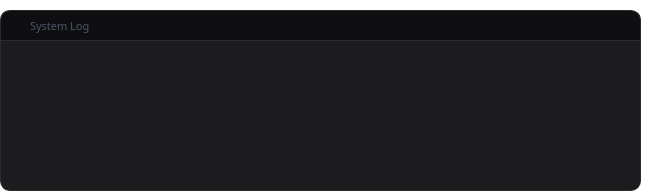
              <widget class="QFrame" name="sys_prog_container">
               <property name="geometry">
                <rect>
                 <x>0</x>
                 <y>210</y>
                 <width>661</width>
                 <height>191</height>
                </rect>
               </property>
               <property name="styleSheet">
                <string notr="true">background-color: transparent;</string>
               </property>
               <property name="frameShape">
                <enum>QFrame::StyledPanel</enum>
               </property>
               <property name="frameShadow">
                <enum>QFrame::Raised</enum>
               </property>
               <widget class="QFrame" name="log_container">
                <property name="geometry">
                 <rect>
                  <x>0</x>
                  <y>30</y>
                  <width>641</width>
                  <height>161</height>
                 </rect>
                </property>
                <property name="sizePolicy">
                 <sizepolicy hsizetype="Expanding" vsizetype="Preferred">
                  <horstretch>0</horstretch>
                  <verstretch>0</verstretch>
                 </sizepolicy>
                </property>
                <property name="minimumSize">
                 <size>
                  <width>600</width>
                  <height>150</height>
                 </size>
                </property>
                <property name="styleSheet">
                 <string notr="true">background-color: transparent;</string>
                </property>
                <property name="frameShape">
                 <enum>QFrame::StyledPanel</enum>
                </property>
                <property name="frameShadow">
                 <enum>QFrame::Raised</enum>
                </property>
                <widget class="QTextEdit" name="consoleLog">
                 <property name="geometry">
                  <rect>
                   <x>0</x>
                   <y>10</y>
                   <width>641</width>
                   <height>151</height>
                  </rect>
                 </property>
                 <property name="font">
                  <font>
                   <family>Consolas,Monaco,Courier New,monospace</family>
                   <pointsize>10</pointsize>
                  </font>
                 </property>
                 <property name="cursor" stdset="0">
                  <cursorShape>ArrowCursor</cursorShape>
                 </property>
                 <property name="styleSheet">
                  <string notr="true">/* 1. MAIN TEXT AREA STYLE */
QTextEdit, QPlainTextEdit {
    background-color: #1c1c1e;
    border: 1px solid #2c2c2e; 
    
    border-top-left-radius: 0px;
    border-top-right-radius: 0px;
    border-bottom-left-radius: 10px;
    border-bottom-right-radius: 10px;

    padding: 10px;
    color: #c8c8c8;
    font-family: 'Consolas', 'Monaco', 'Courier New', monospace;
    font-size: 10pt;
}

/* 2. NEW SCROLLBAR STYLE (Matches History Table) */
QScrollBar:vertical {
    border: none;
    background: #0f0f12;
    width: 14px;
    margin: 15px 4px 15px 4px;
}
QScrollBar::handle:vertical {
    background: #2A2A30;
    min-height: 30px;
    border-radius: 3px;
}
QScrollBar::handle:vertical:hover {
    background: #3f3f46;
}
QScrollBar::add-line:vertical, 
QScrollBar::sub-line:vertical {
    height: 0px;
}
QScrollBar::add-page:vertical, 
QScrollBar::sub-page:vertical {
    background: none;
}
</string>
                 </property>
                 <property name="horizontalScrollBarPolicy">
                  <enum>Qt::ScrollBarAlwaysOff</enum>
                 </property>
                 <property name="readOnly">
                  <bool>true</bool>
                 </property>
                </widget>
               </widget>
               <widget class="QFrame" name="frame_3">
                <property name="geometry">
                 <rect>
                  <x>0</x>
                  <y>10</y>
                  <width>641</width>
                  <height>31</height>
                 </rect>
                </property>
                <property name="styleSheet">
                 <string notr="true">background-color: rgb(15, 15, 18);
border: 1px solid #2c2c2e;

/* Curve only the top */
border-top-left-radius: 10px;
border-top-right-radius: 10px;

/* Bottom stays straight */
border-bottom-left-radius: 0;
border-bottom-right-radius: 0;
</string>
                </property>
                <property name="frameShape">
                 <enum>QFrame::StyledPanel</enum>
                </property>
                <property name="frameShadow">
                 <enum>QFrame::Raised</enum>
                </property>
                <widget class="QLabel" name="logo_text_9">
                 <property name="geometry">
                  <rect>
                   <x>30</x>
                   <y>0</y>
                   <width>111</width>
                   <height>31</height>
                  </rect>
                 </property>
                 <property name="font">
                  <font>
                   <family>JetBrains Mono</family>
                   <pointsize>8</pointsize>
                  </font>
                 </property>
                 <property name="styleSheet">
                  <string notr="true">background-color: transparent;
color: #4B5563;
border: none;</string>
                 </property>
                 <property name="text">
                  <string>System Log</string>
                 </property>
                </widget>
                <widget class="QLabel" name="mp3_icon_2">
                 <property name="geometry">
                  <rect>
                   <x>6</x>
                   <y>7</y>
                   <width>19</width>
                   <height>19</height>
                  </rect>
                 </property>
                 <property name="font">
                  <font>
                   <family>Manrope SemiBold</family>
                   <pointsize>12</pointsize>
                  </font>
                 </property>
                 <property name="styleSheet">
                  <string notr="true">background-color: transparent;
color: white;
border: none;
outline: none;</string>
                 </property>
                 <property name="text">
                  <string/>
                 </property>
                 <property name="pixmap">
                  <pixmap resource="resources.qrc">:/images/terminal-window-fill.png</pixmap>
                 </property>
                 <property name="scaledContents">
                  <bool>true</bool>
                 </property>
                </widget>
               </widget>
              </widget>
